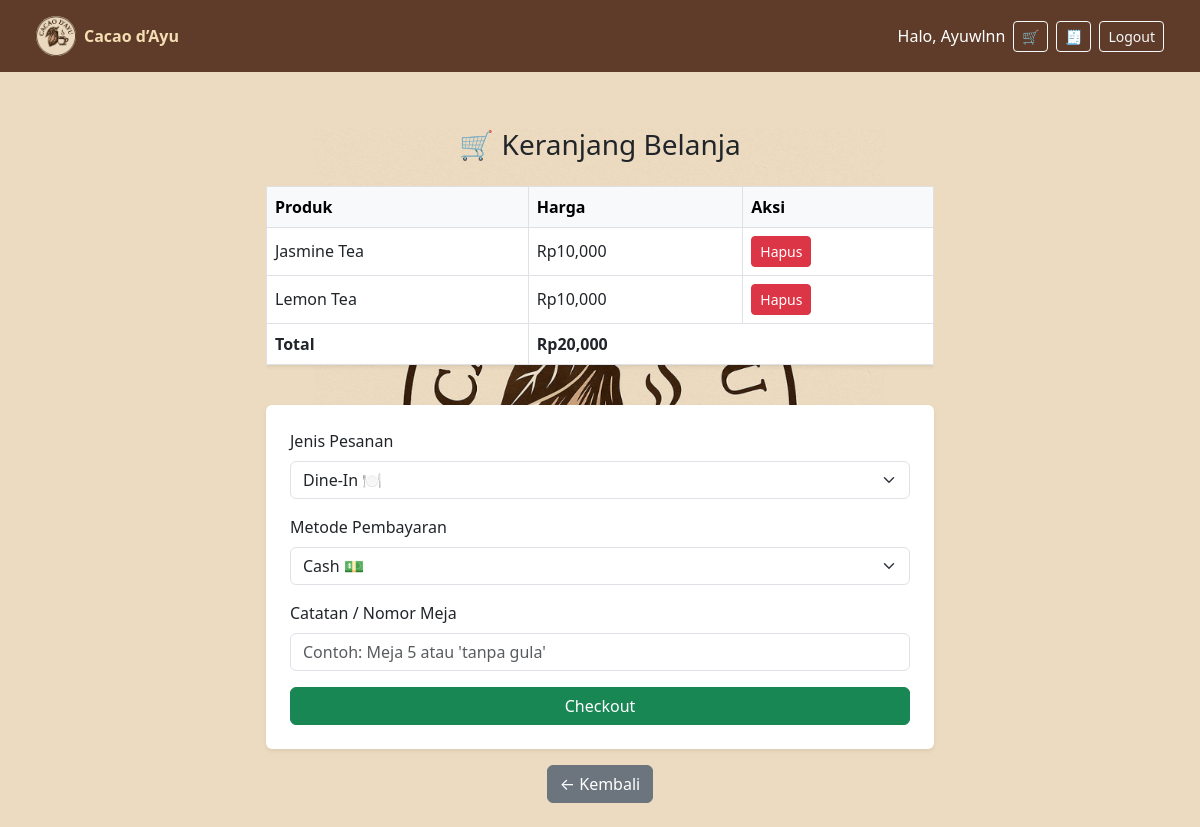
/cart.php (signed in), run on the app's committed database.
### tables this page shows
CREATE TABLE `carts` (
  `id` int(11) NOT NULL,
  `user_id` int(11) DEFAULT NULL,
  `product_id` int(11) DEFAULT NULL,
  `qty` int(11) DEFAULT 1,
  `created_at` datetime DEFAULT current_timestamp()
);

CREATE TABLE `products` (
  `id` int(11) NOT NULL,
  `name` varchar(100) DEFAULT NULL,
  `price` int(11) DEFAULT NULL,
  `category_id` int(11) DEFAULT NULL,
  `image` varchar(100) DEFAULT NULL
);

### src/cart.php (the view, shortened to what this page needs)
<?php
include 'koneksi.php';
$user_id = $_SESSION['user']['id'];
$data = mysqli_query($conn, "
  SELECT c.id, p.name, p.price
  FROM carts c
  JOIN products p ON c.product_id = p.id
  WHERE c.user_id = $user_id
");
$total = 0;
?>
<!DOCTYPE html>
<html lang="id">
<head>
  <link href="https://cdn.jsdelivr.net/npm/bootstrap@5.3.0/dist/css/bootstrap.min.css" rel="stylesheet">
</head>
<body>
<?php include 'navbar_user.php'; ?>
<div class="container-fluid px-3 py-4 mt-4 container-keranjang">
  <h3 class="mb-4 text-center">🛒 Keranjang Belanja</h3>
  <div class="table-responsive">
    <table class="table table-bordered align-middle bg-white shadow-sm">
      <thead class="table-light">
        <tr>
          <th>Produk</th>
          <th>Harga</th>
          <th>Aksi</th>
        </tr>
      </thead>
      <tbody>
        <?php while ($item = mysqli_fetch_assoc($data)) {
          $total += $item['price'];
        ?>
        <tr>
          <td><?= $item['name'] ?></td>
          <td>Rp<?= number_format($item['price']) ?></td>
          <td><a href="?delete=<?= $item['id'] ?>" class="btn btn-sm btn-danger">Hapus</a></td>
        </tr>
        <?php } ?>
        <tr class="fw-bold bg-light">
          <td>Total</td>
          <td colspan="2">Rp<?= number_format($total) ?></td>
        </tr>
      </tbody>
    </table>
  </div>
  <form method="post" action="checkout.php" class="bg-white shadow-sm p-4 rounded mt-4">
    <div class="mb-3">
      <label class="form-label">Jenis Pesanan</label>
      <select name="order_type" id="order_type" class="form-select" required>
        <option value="dine-in">Dine-In 🍽️</option>
      </select>
    </div>
    <div class="mb-3">
      <label class="form-label">Metode Pembayaran</label>
      <select name="payment_id" id="payment_id" class="form-select" required>
        <option value="1">Cash 💵</option>
      </select>
    </div>
    <div class="mb-3">
      <label class="form-label">Catatan / Nomor Meja</label>
      <input type="text" name="note" class="form-control" placeholder="Contoh: Meja 5 atau 'tanpa gula'">
    </div>
    <button class="btn btn-success w-100">Checkout</button>
  </form>
  <div class="text-center mt-3">
    <a href="home.php" class="btn btn-secondary">← Kembali</a>
  </div>
</div>
</body>
</html>

### src/cart.php (style rules this page uses)
body { background-color: #f8f9fa; }
.container-keranjang { max-width: 700px; margin: auto; }

### src/navbar_user.php (style rules this page uses)
body { background: url('uploads/logo.png') no-repeat center center fixed; background-size: cover; margin: 0; }

### data on the page
carts: product.name "Jasmine Tea", product.price "10,000"
carts: product.name "Lemon Tea", product.price "10,000"

### other printed values
$_SESSION['user']['username'] "Ayuwlnn"
$total "20,000"
